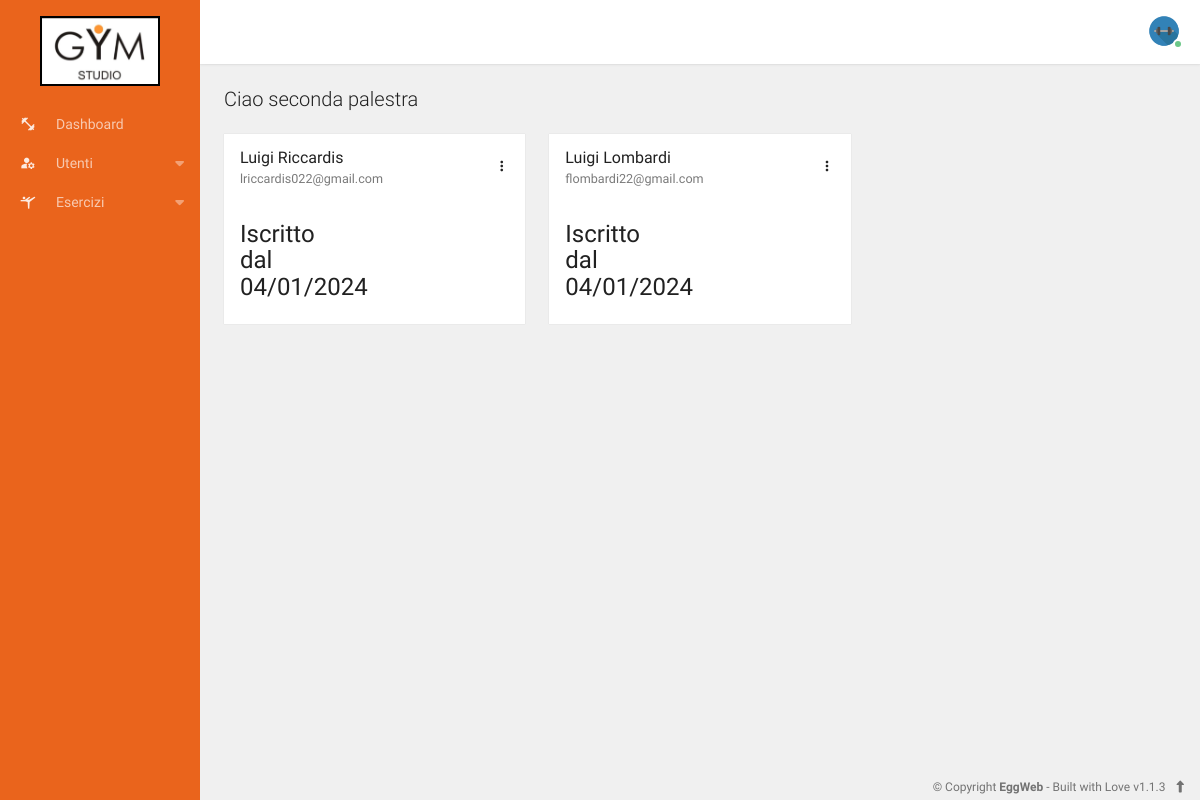
Page /public/admin/users (signed in) on the earlier database version.
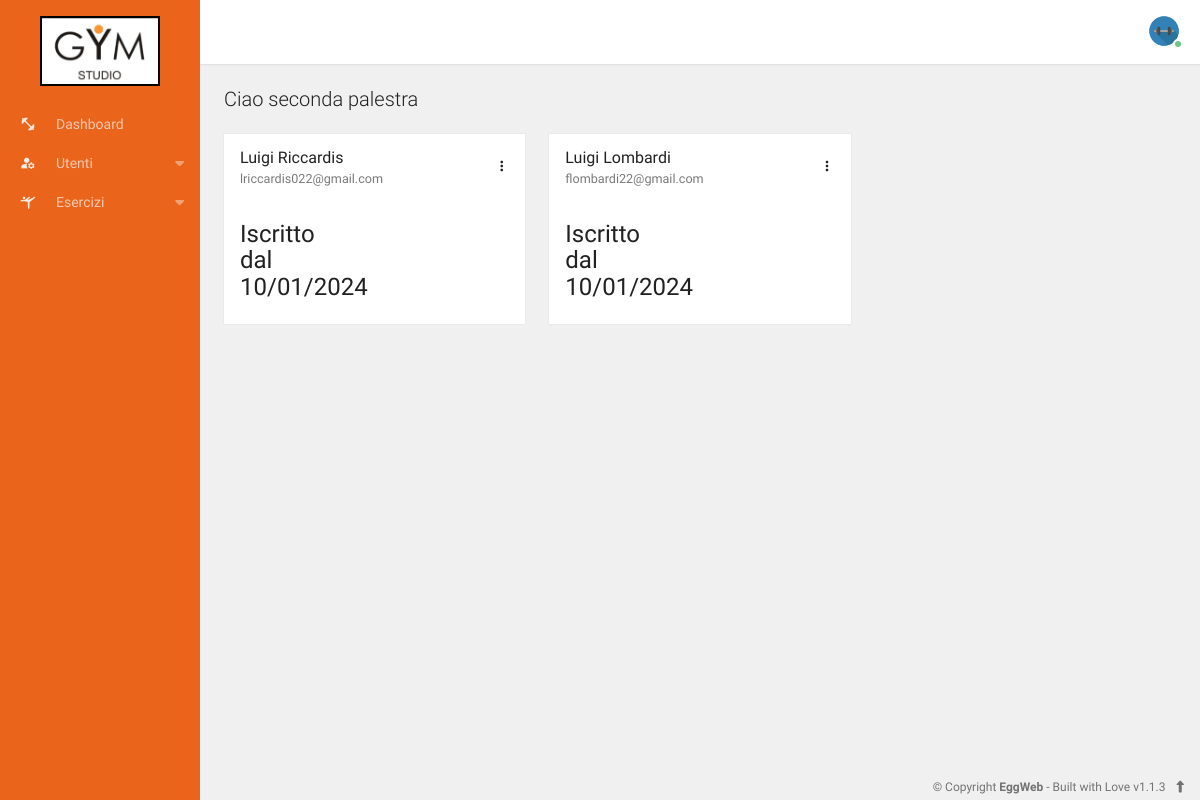
Same page on the later database version.
### tables this page shows
CREATE TABLE `utenti` (
  `id` int(11) NOT NULL,
  `nome` varchar(255) DEFAULT NULL,
  `cognome` varchar(255) DEFAULT NULL,
  `data_nascita` date DEFAULT NULL,
  `email` varchar(255) DEFAULT NULL,
  `password` varchar(255) DEFAULT NULL,
  `telefono` varchar(255) DEFAULT NULL,
  `data_iscrizione` timestamp NOT NULL DEFAULT CURRENT_TIMESTAMP,
  `id_palestra` int(11) DEFAULT NULL
);

### app/core/Controller.php (called while the page is built, shortened)
<?php
trait Controller
{
    public function view($name, $data = [])
    {
        $filename = "../app/views/" . $name . ".view.php";
        require $filename;
    }
}

### app/controllers/Admin.php (called while the page is built, shortened)
<?php
class Admin
{
    public function users()
    {
        $iscritto = new Iscritto();
        $iscritti = $iscritto->iscritti_palestra();
        $this->view('users', ['iscritti' => $iscritti]);
    }
}

### app/core/App.php (called while the page is built, shortened)
<?php
class App
{
    private $method = 'index';
    private function splitURL(): array
    {
        $URL = $_GET['url'] ?? 'home';
        $URL = filter_var($URL, FILTER_SANITIZE_URL);
        return explode("/", trim($URL, "/"));
    }
    public function loadController(): void
    {
        $URL = $this->splitURL();
        $filename = "../app/controllers/" . ucfirst($URL[0]) . ".php";
        if (file_exists($filename)) {
            unset($URL[0]);
        } else {
            $filename = "../app/controllers/_404.php";
            require $filename;
            $this->controller = "_404";
        }
        $controller = new $this->controller;
        if (!empty($URL[1])) {
            if (method_exists($controller, $URL[1])) {
                $this->method = $URL[1];
                unset($URL[1]);
            }
        }
        call_user_func_array([$controller, $this->method], $URL);
    }
}

### public/index.php (called while the page is built, shortened)
<?php
$app = new App;
$app->loadController();

### app/core/Database.php (called while the page is built, shortened)
<?php
Trait Database {
    private function connect(){
        $string = "mysql:hostname=".DBHOST.";dbname=".DBNAME;
        return new PDO($string, DBUSER, DBPASS);
    }
    public function query($query, $data = []){
        $con = $this->connect();
        $stm = $con->prepare($query);
        $check = $stm->execute($data);
        if($check){
            $result = $stm->fetchAll(PDO::FETCH_OBJ);
            if(is_array($result) && count($result)) return $result;
            else return $con->lastInsertId();
        }
        return false;
    }
}

### app/models/Iscritto.php (called while the page is built, shortened)
<?php
class Iscritto
{
    public function iscritti_palestra()
    {
        $query = "select DATE_FORMAT(utenti.data_iscrizione, '%d/%m/%Y') as data_iscrizione, utenti.id, utenti.nome, utenti.cognome, utenti.email, utenti.data_nascita, utenti.telefono, utenti.id_palestra, palestre.nome as palestra_nome from utenti inner join palestre on utenti.id_palestra = palestre.id ";
        $query .= "where utenti.id_palestra = :id_palestra";
        return $this->query($query, ['id_palestra' => $_SESSION['user']->id]);
    }
}

### app/views/users.view.php (the view, shortened to what the changed rows need)
<?php require 'parts/head.php' ?>
<body>
<div class="app" id="app">
    <div id="content" class="app-content box-shadow-z0" role="main">
        <div ui-view class="app-body" id="view">
            <div class="padding">
                <div class="row">
                    <?php
                    foreach ($data['iscritti'] as $iscritto) {
                        $creaScheda = ROOT . '/admin/creaScheda?id=' . $iscritto->id;
                        $nuovaScheda = ROOT . "/admin/nuovascheda";
                        $delUtente = ROOT . "/admin/deleteuser";
                        $iscrittoID = $iscritto->id;
                        $html = <<<HTML
                        <div class="col-4">
                        <div class="box">
                            <div class="box-header">
                                <h3>$iscritto->nome $iscritto->cognome</h3>
                                <small>$iscritto->email</small>
                            </div>
                            <div class="box-tool">
                                <ul class="nav">
                                    <li class="nav-item inline dropdown">
                                        <a class="nav-link" data-toggle="dropdown">
                                            <i class="material-icons md-18">&#xe5d4;</i>
                                        </a>
                                            <a class="dropdown-item" href="$creaScheda">Dettagli</a>
                                            <form action="$nuovaScheda" method="post">
                                                       value="$iscrittoID">
                                            </form>
                                            <form action="$delUtente" method="post">
                                                       value="$iscrittoID">
                                            </form>
                                    </li>
                                </ul>
                            </div>
                            <div class="box-body">
                                <div class="row">
                                    <div class="col-4">
                                    <h4>Iscritto dal $iscritto->data_iscrizione</h4>
                                    </div>
                                    <div class="col-8">
                                    </div>
                                </div>
                            </div>
                        </div>
                        </div>
HTML;
                        echo $html;
                    }
                    ?>
                </div>
            </div>
        </div>
    </div>
    <?php require 'parts/footer.php' ?>

Differences in the rows shown:
changed utenti "Riccardis": data_iscrizione "04/01/2024" → "10/01/2024"
changed utenti "Lombardi": data_iscrizione "04/01/2024" → "10/01/2024"
